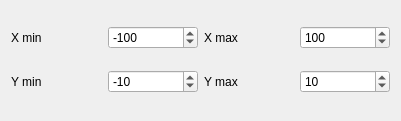
   <widget class="QWidget" name="layoutWidget">
    <property name="geometry">
     <rect>
      <x>680</x>
      <y>700</y>
      <width>401</width>
      <height>121</height>
     </rect>
    </property>
    <layout class="QGridLayout" name="gridLayout_4">
     <item row="0" column="0">
      <layout class="QHBoxLayout" name="horizontalLayout">
       <item>
        <widget class="QLabel" name="label">
         <property name="text">
          <string>X min</string>
         </property>
        </widget>
       </item>
       <item>
        <widget class="QSpinBox" name="spinBox_minX">
         <property name="minimum">
          <number>-1000000</number>
         </property>
         <property name="maximum">
          <number>1000000</number>
         </property>
         <property name="value">
          <number>-100</number>
         </property>
        </widget>
       </item>
      </layout>
     </item>
     <item row="0" column="1">
      <layout class="QHBoxLayout" name="horizontalLayout_3">
       <item>
        <widget class="QLabel" name="label_2">
         <property name="text">
          <string>X max</string>
         </property>
        </widget>
       </item>
       <item>
        <widget class="QSpinBox" name="spinBox_maxX">
         <property name="minimum">
          <number>-1000000</number>
         </property>
         <property name="maximum">
          <number>1000000</number>
         </property>
         <property name="value">
          <number>100</number>
         </property>
        </widget>
       </item>
      </layout>
     </item>
     <item row="1" column="0">
      <layout class="QHBoxLayout" name="horizontalLayout_2">
       <item>
        <widget class="QLabel" name="label_3">
         <property name="text">
          <string>Y min</string>
         </property>
        </widget>
       </item>
       <item>
        <widget class="QSpinBox" name="spinBox_minY">
         <property name="minimum">
          <number>-1000000</number>
         </property>
         <property name="maximum">
          <number>1000000</number>
         </property>
         <property name="value">
          <number>-10</number>
         </property>
        </widget>
       </item>
      </layout>
     </item>
     <item row="1" column="1">
      <layout class="QHBoxLayout" name="horizontalLayout_4">
       <item>
        <widget class="QLabel" name="label_4">
         <property name="text">
          <string>Y max</string>
         </property>
        </widget>
       </item>
       <item>
        <widget class="QSpinBox" name="spinBox_maxY">
         <property name="minimum">
          <number>-1000000</number>
         </property>
         <property name="maximum">
          <number>1000000</number>
         </property>
         <property name="value">
          <number>10</number>
         </property>
        </widget>
       </item>
      </layout>
     </item>
    </layout>
   </widget>
